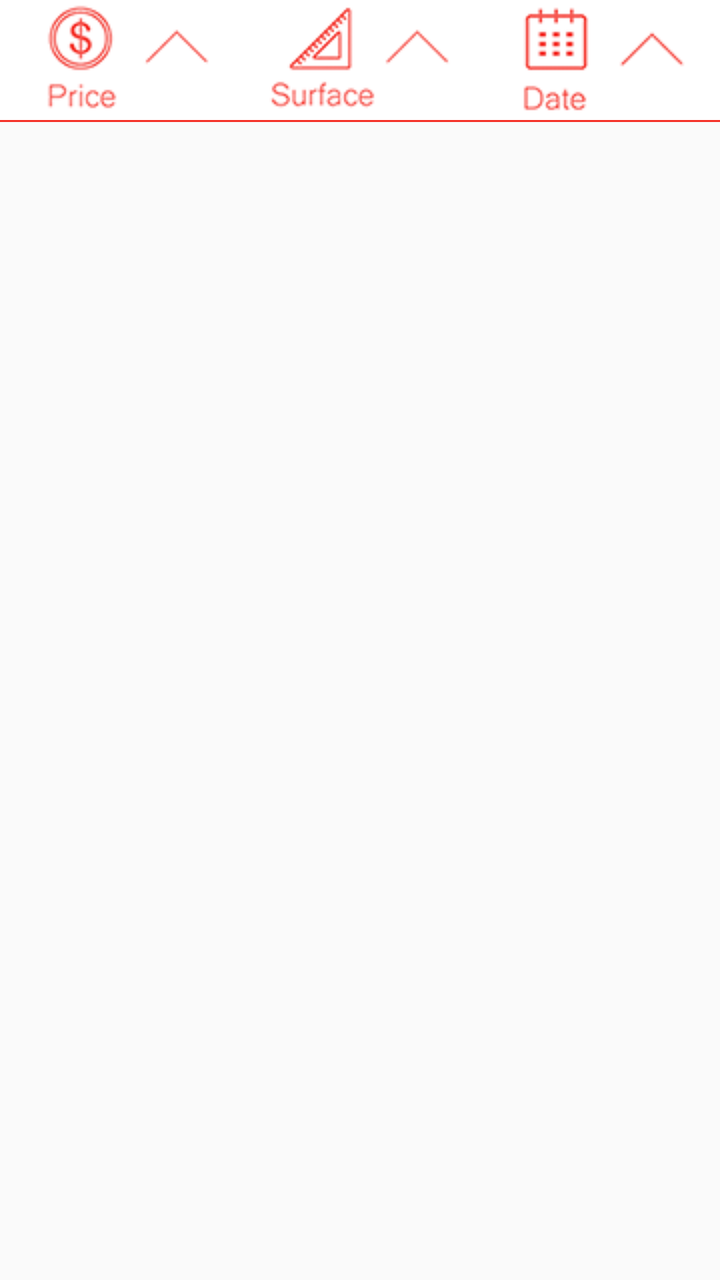
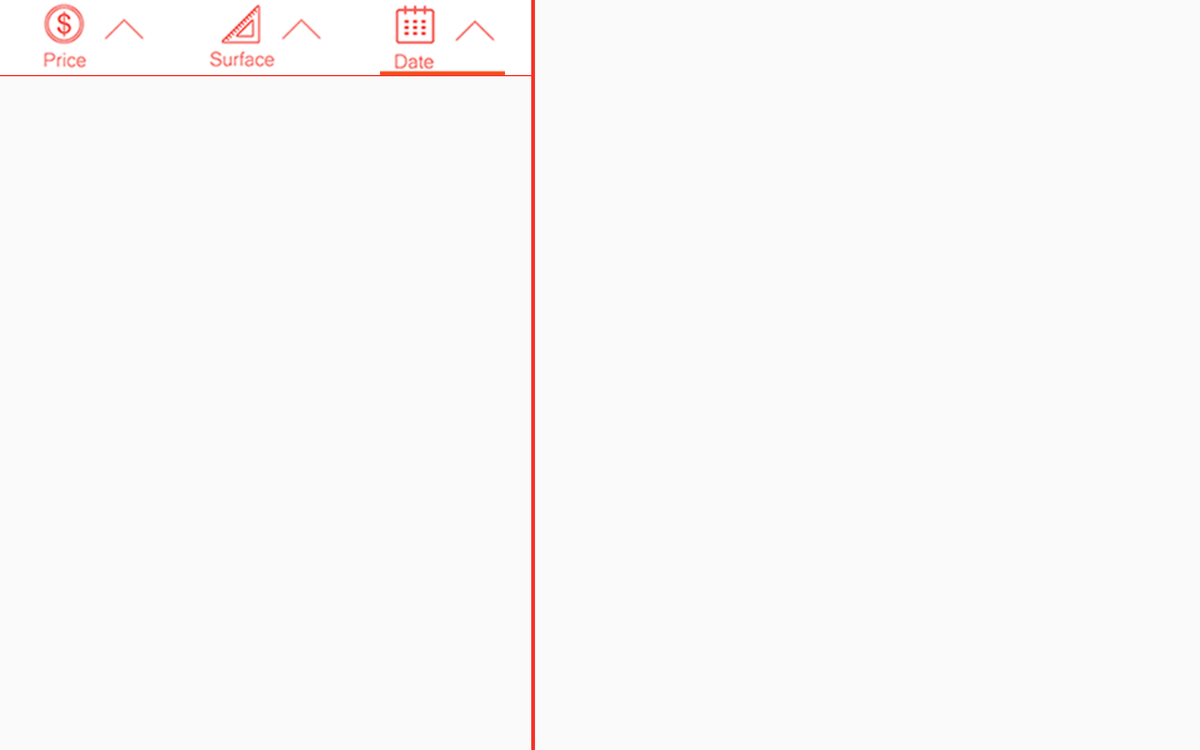

First picture: res/layout/ on a phone held upright. Second picture: the repository's own variant of that layout, on a device whose configuration matches the variant's folder. Source for both follows.
<!-- AndroidManifest.xml: application theme AppTheme -->
<!-- res/layout/fragment_list_offers.xml -->
<?xml version="1.0" encoding="utf-8"?>
<androidx.constraintlayout.widget.ConstraintLayout
    xmlns:android="http://schemas.android.com/apk/res/android"
    xmlns:app="http://schemas.android.com/apk/res-auto"
    android:layout_width="match_parent"
    android:layout_height="match_parent">

    <LinearLayout
        android:id="@+id/linearLayout"
        android:layout_width="match_parent"
        android:layout_height="wrap_content"
        android:background="#00FDFCFC"
        android:orientation="horizontal"
        app:layout_constraintTop_toTopOf="parent">

        <ImageButton
            android:id="@+id/imageButton"
            android:layout_width="wrap_content"
            android:layout_height="wrap_content"
            android:layout_weight="1"
            android:background="#ffffff"
            app:srcCompat="@drawable/price" />

        <ImageButton
            android:id="@+id/imageButton2"
            android:layout_width="wrap_content"
            android:layout_height="wrap_content"
            android:layout_weight="1"
            android:background="#ffffff"
            app:srcCompat="@drawable/surface" />

        <ImageButton
            android:id="@+id/imageButton3"
            android:layout_width="wrap_content"
            android:layout_height="wrap_content"
            android:layout_weight="1"
            android:background="#ffffff"
            app:srcCompat="@drawable/date" />
    </LinearLayout>

    <View
        android:id="@+id/divider1"
        android:layout_width="match_parent"
        android:layout_height="1dp"
        app:layout_constraintTop_toBottomOf="@+id/linearLayout"
        android:background="#f53128" />

    <androidx.recyclerview.widget.RecyclerView
        android:id="@+id/list_of_offers"
        android:layout_width="match_parent"
        android:layout_height="0dp"
        android:layout_marginTop="8dp"
        android:layout_marginBottom="8dp"
        app:layout_constraintBottom_toBottomOf="parent"
        app:layout_constraintEnd_toEndOf="parent"
        app:layout_constraintStart_toStartOf="parent"
        app:layout_constraintTop_toBottomOf="@+id/divider1" />
</androidx.constraintlayout.widget.ConstraintLayout>
<!-- resources referenced by this layout -->
<resources>
  <!-- drawable date: png bitmap (drawable, 2602 bytes) -->
  <!-- drawable price: png bitmap (drawable, 3164 bytes) -->
  <!-- drawable surface: png bitmap (drawable, 2996 bytes) -->
  <style name="AppTheme" parent="Theme.AppCompat.Light.DarkActionBar">
          
          <item name="colorPrimary">@color/colorPrimary</item>
          <item name="colorPrimaryDark">@color/colorPrimaryDark</item>
          <item name="colorAccent">@color/colorPrimary</item>
          <item name="android:windowNoTitle">true</item>
      </style>
  <color name="colorPrimary">#3F51B5</color>
  <color name="colorPrimaryDark">#303F9F</color>
</resources>
<!-- res/layout-large-land/fragment_list_offers.xml (the repository's variant of the layout above) -->
<!-- drawn on a 7-inch tablet turned sideways -->
<?xml version="1.0" encoding="utf-8"?>
<LinearLayout xmlns:android="http://schemas.android.com/apk/res/android"
    xmlns:app="http://schemas.android.com/apk/res-auto"
    xmlns:tools="http://schemas.android.com/tools"
    android:orientation="horizontal"
    android:layout_width="match_parent"
    android:layout_height="match_parent">

    <androidx.constraintlayout.widget.ConstraintLayout
        android:layout_width="match_parent"
        android:layout_height="match_parent"
        android:layout_weight="100">

        <LinearLayout
            android:id="@+id/linearLayout"
            android:layout_width="match_parent"
            android:layout_height="wrap_content"
            android:background="#00FDFCFC"
            android:orientation="horizontal"
            app:layout_constraintTop_toTopOf="parent">

            <ImageButton
                android:id="@+id/buttonPrice"
                android:layout_width="wrap_content"
                android:layout_height="wrap_content"
                android:layout_weight="1"
                android:background="#ffffff"
                app:srcCompat="@drawable/price_up_un" />

            <ImageButton
                android:id="@+id/buttonSurface"
                android:layout_width="wrap_content"
                android:layout_height="wrap_content"
                android:layout_weight="1"
                android:background="#ffffff"
                app:srcCompat="@drawable/surface_up_un" />

            <ImageButton
                android:id="@+id/buttonDate"
                android:layout_width="wrap_content"
                android:layout_height="wrap_content"
                android:layout_weight="1"
                android:background="#ffffff"
                app:srcCompat="@drawable/date_up_sel" />
        </LinearLayout>


        <View
            android:id="@+id/divider1"
            android:layout_width="match_parent"
            android:layout_height="1dp"
            android:background="#f53128"
            app:layout_constraintTop_toBottomOf="@+id/linearLayout" />

        <androidx.recyclerview.widget.RecyclerView
            android:id="@+id/list_of_offers"
            android:layout_width="match_parent"
            android:layout_height="0dp"
            android:layout_marginTop="8dp"
            android:layout_marginBottom="8dp"
            app:layout_constraintBottom_toBottomOf="parent"
            app:layout_constraintEnd_toEndOf="parent"
            app:layout_constraintStart_toStartOf="parent"
            app:layout_constraintTop_toBottomOf="@+id/divider1" />
    </androidx.constraintlayout.widget.ConstraintLayout>

    <View
        android:id="@+id/dividerVertical"
        android:layout_width="3dp"
        android:layout_height="match_parent"
        app:layout_constraintTop_toBottomOf="@+id/linearLayout"
        android:background="#f53128" />

    <FrameLayout
        android:id="@+id/fragment_list_frame_layout"
        android:layout_weight="80"
        android:layout_width="match_parent"
        android:layout_height="match_parent"/>


</LinearLayout>
<!-- resources referenced by the variant -->
<!-- as a 7-inch tablet turned sideways resolves them -->
<resources>
  <!-- drawable date_up_sel: png bitmap (drawable, 3088 bytes) -->
  <!-- drawable price_up_un: png bitmap (drawable, 3599 bytes) -->
  <!-- drawable surface_up_un: png bitmap (drawable, 3430 bytes) -->
  <!-- from res/values-large/ -->
  <style name="AppTheme" parent="Theme.AppCompat.Light.DarkActionBar">
          
          <item name="colorPrimary">@color/colorPrimary</item>
          <item name="colorPrimaryDark">@color/colorPrimaryDark</item>
          <item name="colorAccent">@color/colorPrimary</item>
          <item name="android:windowNoTitle">true</item>
      </style>
  <color name="colorPrimary">#3F51B5</color>
  <color name="colorPrimaryDark">#303F9F</color>
</resources>
